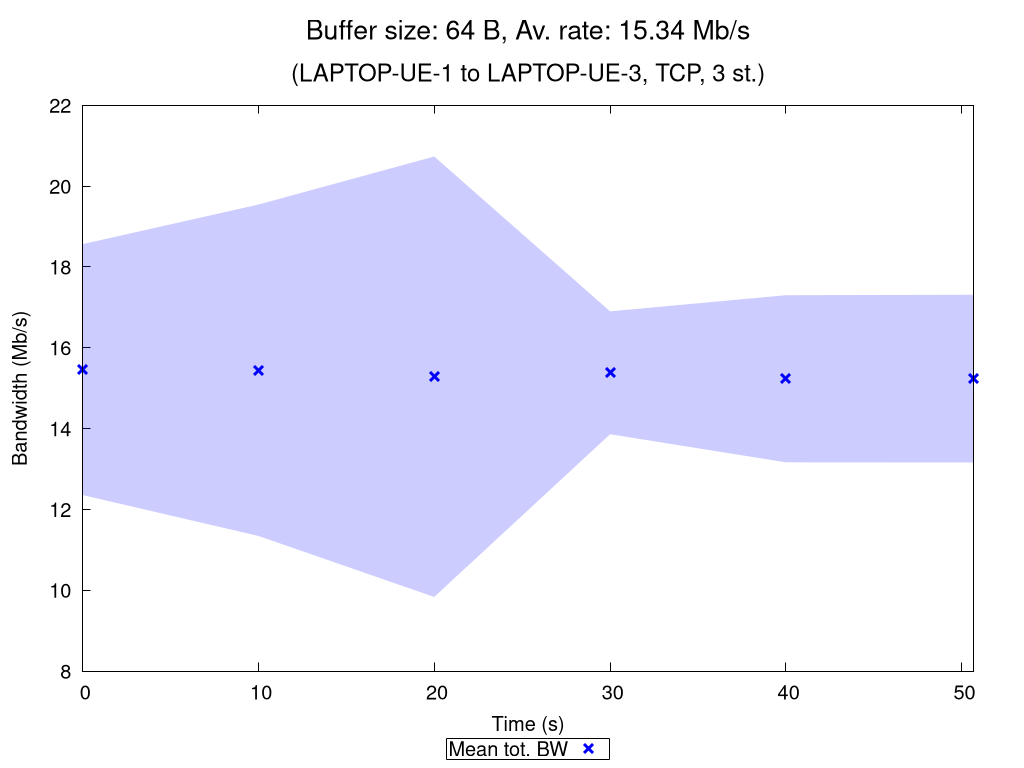

Write the gnuplot code that produced this figure.
set terminal pngcairo nocrop enhanced size 1024,768 font "Verdana,15"
set output "TCP_3_st_2020_10_06_16-04-51_one2two_00064B.png"

set title "{/=20 Buffer size: 64 B, Av. rate: 15.34 Mb/s}\n\n{/=18 (LAPTOP-UE-1 to LAPTOP-UE-3, TCP, 3 st.)}"

set xlabel "Time (s)"
set ylabel "Bandwidth (Mb/s)"
set ytics nomirror
set key bmargin center horizontal box samplen 1 width -1
set bmargin 4.6
set rmargin 4.5

rf = 1000000.0  # rate factor
set style fill transparent solid 0.2 noborder
set autoscale xfix
plot "TCP_3_st_2020_10_06_16-04-51_one2two_00064B_iperf_processed.dat" using 1:($2/rf-$3/rf):($2/rf+$3/rf) with filledcurves lc rgb "blue" notitle, \
     "" using 1:($2/rf) with points pt 2 ps 1.5 lw 3 lc rgb "blue" title "Mean tot. BW", \
